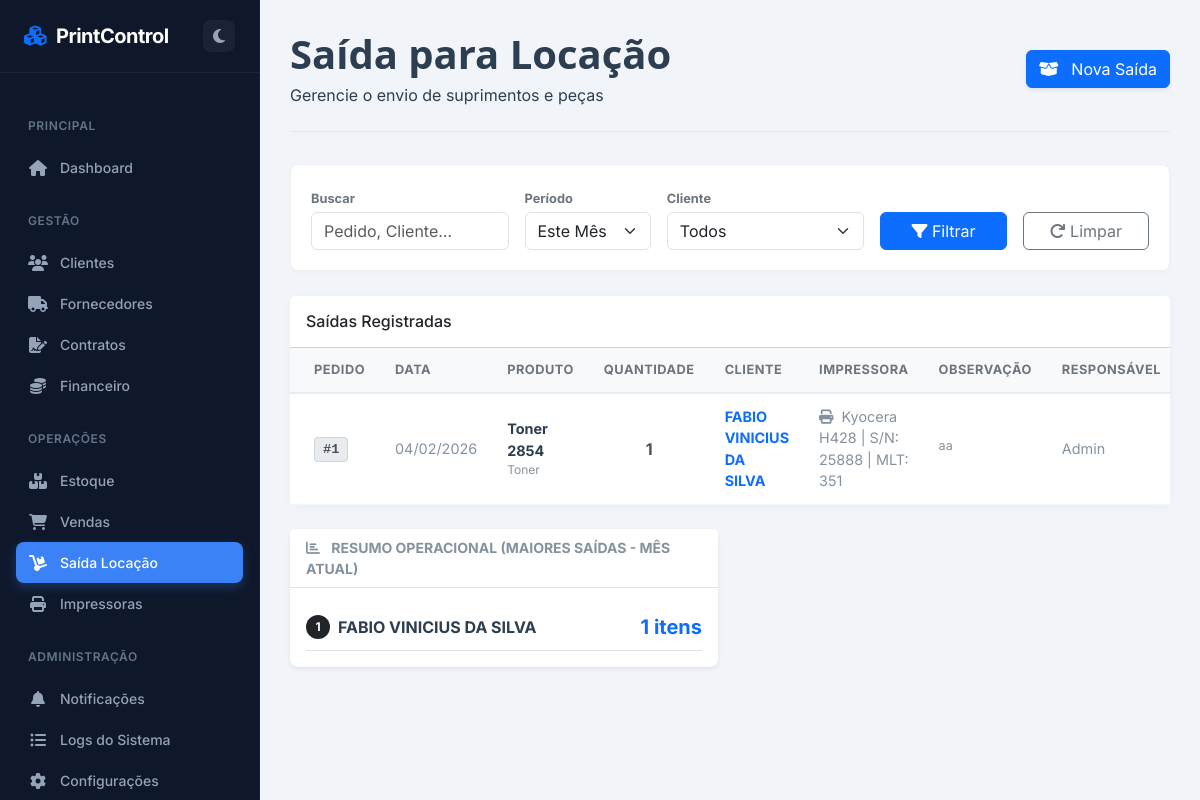
Screenshot of /saida_locacao with the database file from the repository.
### app.py (models this page shows)
class ItemPedido(db.Model):
    id = db.Column(db.Integer, primary_key=True)
    pedido_id = db.Column(db.Integer, db.ForeignKey('pedido_saida.id'), nullable=False)
    produto_id = db.Column(db.Integer, db.ForeignKey('produto.id'), nullable=False)
    quantidade = db.Column(db.Integer, nullable=False)
    produto = db.relationship('Produto')

class PedidoSaida(db.Model):
    id = db.Column(db.Integer, primary_key=True)
    numero_pedido = db.Column(db.Integer, unique=True)
    cliente_id = db.Column(db.Integer, db.ForeignKey('cliente.id'), nullable=False)
    data = db.Column(db.DateTime, default=datetime.now)
    impressora = db.Column(db.String(100))
    observacao = db.Column(db.String(200))
    status = db.Column(db.String(20), default='Ativo')
    justificativa_cancelamento = db.Column(db.String(255))
    cliente = db.relationship('Cliente', backref='pedidos')
    itens = db.relationship('ItemPedido', backref='pedido', cascade="all, delete-orphan")

class Produto(db.Model):
    id = db.Column(db.Integer, primary_key=True)
    nome = db.Column(db.String(100), nullable=False)
    categoria = db.Column(db.String(50))
    marca = db.Column(db.String(50))
    compatibilidade = db.Column(db.String(150))
    quantidade = db.Column(db.Integer, default=0)
    minimo = db.Column(db.Integer, default=5)
    valor_pago = db.Column(db.Float, default=0.0)
    valor_venda = db.Column(db.Float, default=0.0)
    observacao = db.Column(db.String(200))
    ativo = db.Column(db.Boolean, default=True)

class Cliente(db.Model):
    id = db.Column(db.Integer, primary_key=True)
    nome = db.Column(db.String(100), nullable=False)
    tipo_pessoa = db.Column(db.String(20))
    documento = db.Column(db.String(20))
    endereco = db.Column(db.String(200))
    telefone = db.Column(db.String(20))
    email = db.Column(db.String(100))
    data_fechamento = db.Column(db.Integer)
    observacao = db.Column(db.Text)

### app.py (the view)
@app.route('/saida_locacao')
def saida_locacao():
    busca = request.args.get('busca')
    periodo = request.args.get('periodo')
    cliente_id = request.args.get('cliente_id')
    query = PedidoSaida.query
    if busca:
        term = f"%{busca}%"
        query = query.join(Cliente).filter((cast(PedidoSaida.numero_pedido, String).like(term)) | (Cliente.nome.like(term)) | (PedidoSaida.impressora.like(term)))
    if cliente_id and cliente_id != 'Todos': query = query.filter(PedidoSaida.cliente_id == int(cliente_id))
    if periodo == 'mes_passado':
        mes_passado = datetime.now().month - 1
        query = query.filter(extract('month', PedidoSaida.data) == mes_passado)
    elif periodo != 'todos':
        mes_atual = datetime.now().month
        query = query.filter(extract('month', PedidoSaida.data) == mes_atual)
    pedidos = query.order_by(PedidoSaida.data.desc()).all()
    produtos = Produto.query.filter(Produto.quantidade > 0).all()
    clientes = Cliente.query.order_by(Cliente.nome).all()
    mes_atual = datetime.now().month
    top_clientes = db.session.query(Cliente.nome, func.sum(ItemPedido.quantidade).label('total_itens')).join(PedidoSaida, Cliente.pedidos).join(ItemPedido).filter(extract('month', PedidoSaida.data) == mes_atual, PedidoSaida.status == 'Ativo').group_by(Cliente.id).order_by(desc('total_itens')).limit(30).all()
    return render_template('saida_locacao.html', produtos=produtos, clientes=clientes, pedidos=pedidos, top_clientes=top_clientes, hoje=datetime.now())

### app.py (called while the page is built)
@app.context_processor
def utility_processor():
    try:
        config = Configuracao.query.first()
        if not config:
            config = Configuracao()
            db.session.add(config)
            db.session.commit()
        return dict(hoje=datetime.now(), config=config)
    except: return dict(hoje=datetime.now(), config=None)

### templates/saida_locacao.html (shortened to what this page needs)
{% extends "base.html" %}
{% block content %}
<div id="saida-locacao-page" class="page-content active">
    <div class="page-header">
        <div class="d-flex justify-content-between align-items-center">
            <div><h1 class="page-title">Saída para Locação</h1><p class="page-subtitle mb-0">Gerencie o envio de suprimentos e peças</p></div>
            <div>
                <button class="btn btn-primary btn-action shadow-sm" onclick="abrirModalNovaSaida()">
                    <i class="fas fa-box-open me-2"></i> Nova Saída
                </button>
            </div>
        </div>
    </div>
    <div class="filter-bar">
        <form action="{{ url_for('saida_locacao') }}" method="GET">
            <div class="row g-3 align-items-end">
                <div class="col-md-3">
                    <label class="form-label-clean">Buscar</label>
                    <input type="text" class="form-control" placeholder="Pedido, Cliente..." name="busca" value="{{ request.args.get('busca', '') }}">
                </div>
                <div class="col-md-2">
                    <label class="form-label-clean">Período</label>
                    <select class="form-select" name="periodo">
                        <option value="mes_atual" {% if request.args.get('periodo') == 'mes_atual' %}selected{% endif %}>Este Mês</option>
                    </select>
                </div>
                <div class="col-md-3">
                    <label class="form-label-clean">Cliente</label>
                    <select class="form-select" name="cliente_id">
                        <option value="Todos">Todos</option>
                    </select>
                </div>
                <div class="col-md-2"><button type="submit" class="btn btn-primary w-100"><i class="fas fa-filter"></i> Filtrar</button></div>
                <div class="col-md-2"><a href="{{ url_for('saida_locacao') }}" class="btn btn-outline-secondary w-100"><i class="fas fa-redo"></i> Limpar</a></div>
            </div>
        </form>
    </div>
    <div class="card card-table">
        <div class="card-header bg-white py-3"><h5 class="card-title mb-0" style="font-size: 1rem;">Saídas Registradas</h5></div>
        <div class="card-body p-0">
            <div class="table-responsive table-scroll">
                <table class="table table-hover mb-0 align-middle">
                    <thead>
                        <tr>
                            <th class="ps-4">PEDIDO</th>
                            <th>DATA</th>
                            <th>PRODUTO</th>
                            <th class="text-center">QUANTIDADE</th>
                            <th>CLIENTE</th>
                            <th>IMPRESSORA</th>
                            <th>OBSERVAÇÃO</th>
                            <th>RESPONSÁVEL</th>
                        </tr>
                    </thead>
                    <tbody>
                        {% for pedido in pedidos %}
                            {% for item in pedido.itens %}
                            <tr>
                                <td class="ps-4"><span class="badge-pedido">#{{ pedido.numero_pedido }}</span></td>
                                <td class="text-muted">{{ pedido.data.strftime('%d/%m/%Y') }}</td>
                                <td>
                                    <span class="fw-bold text-dark">{{ item.produto.nome }}</span>
                                    <div class="small text-muted" style="font-size: 0.75rem;">{{ item.produto.categoria }}</div>
                                </td>
                                <td class="text-center"><span class="fw-bold fs-6">{{ item.quantidade }}</span></td>
                                <td><div class="fw-bold text-primary">{{ pedido.cliente.nome }}</div></td>
                                <td class="text-muted small">
                                    {% if pedido.impressora %}
                                        <i class="fas fa-print me-1"></i> {{ pedido.impressora }}
                                    {% else %} - {% endif %}
                                </td>
                                <td><span class="d-inline-block text-truncate text-muted small" style="max-width: 150px;">{{ pedido.observacao or '-' }}</span></td>
                                <td class="text-muted small">Admin</td>
                            </tr>
                            {% endfor %}
                        {% else %}
                            <tr><td colspan="9" class="text-center p-5 text-muted">Nenhuma saída registrada neste período.</td></tr>
                        {% endfor %}
                    </tbody>
                </table>
            </div>
        </div>
    </div>
    <div class="row mt-4">
        <div class="col-md-6">
            <div class="card border-0 shadow-sm h-100">
                <div class="card-header bg-white border-bottom fw-bold text-muted small text-uppercase">
                    <i class="fas fa-chart-bar me-2"></i> Resumo Operacional (Maiores Saídas - Mês Atual)
                </div>
                <div class="card-body">
                    {% if top_clientes %}
                        {% for cliente in top_clientes %}
                        <div class="d-flex justify-content-between align-items-center border-bottom py-2">
                            <div class="d-flex align-items-center">
                                <span class="badge bg-dark rounded-circle me-2" style="width:24px;height:24px;display:flex;align-items:center;justify-content:center;">{{ loop.index }}</span>
                                <span class="d-block fw-bold text-dark">{{ cliente.nome }}</span>
                            </div>
                            <div class="fw-bold fs-5 text-primary">{{ cliente.total_itens }} itens</div>
                        </div>
                        {% endfor %}
                    {% else %}
                        <div class="text-center text-muted py-4">Sem dados para este mês.</div>
                    {% endif %}
                </div>
            </div>
        </div>
    </div>
</div>
{% endblock %}

### templates/base.html (style rules this page uses)
:root { --bg-body: #f1f5f9; --text-main: #2c3e50; --text-muted: #85929e; --sidebar-bg: #0f172a; --sidebar-width: 260px; --primary-color: #3b82f6; --card-bg: #ffffff; --border-color: #e2e8f0; --input-bg: #ffffff; --input-border: #cbd5e1; }
body { font-family: 'Inter', sans-serif; background-color: var(--bg-body); color: var(--text-main); transition: background-color 0.3s, color 0.3s; overflow-x: hidden; }
.page-header { padding-bottom: 1.5rem; margin-bottom: 2rem; border-bottom: 1px solid var(--border-color); }
.page-title { font-weight: 700; color: var(--text-main); margin-bottom: 0.25rem; }
.text-dark { color: var(--text-main) !important; }
.text-muted { color: var(--text-muted) !important; }
.card { box-shadow: 0 1px 3px rgba(0,0,0,0.05); border: none; border-radius: 12px; }

### templates/saida_locacao.html (style rules this page uses)
.page-title { color: #2C3E50 !important; font-family: 'Segoe UI', sans-serif; font-weight: 700; margin-bottom: 5px; }
.filter-bar { background-color: white; padding: 20px; border-radius: 8px; margin-bottom: 25px; border: 1px solid #f0f0f0; box-shadow: 0 2px 5px rgba(0,0,0,0.02); }
.card { border: none; box-shadow: 0 2px 8px rgba(0,0,0,0.05); border-radius: 8px; }
.card-table { border: none; box-shadow: 0 2px 10px rgba(0,0,0,0.03); border-radius: 8px; }
.table-scroll { max-height: 500px; overflow-y: auto; }
.table thead th { position: sticky; top: 0; z-index: 2; background-color: #f8f9fa; color: #6c757d; font-weight: 700; font-size: 0.8rem; border-bottom: 2px solid #e9ecef; border-top: none; padding: 12px 15px; text-transform: uppercase; letter-spacing: 0.5px; white-space: nowrap; box-shadow: 0 2px 2px -1px rgba(0,0,0,0.1); }
.table tbody td { vertical-align: middle; color: #495057; font-size: 0.9rem; padding: 12px 15px; border-bottom: 1px solid #f5f5f5; }
.badge-pedido { background-color: #e9ecef; color: #495057; border: 1px solid #ced4da; padding: 4px 8px; border-radius: 4px; font-family: monospace; font-size: 0.85rem; font-weight: 700; }
.form-label-clean { font-size: 0.8rem; font-weight: 700; color: #6c757d; margin-bottom: 4px; }

### rows the page displays
PedidoSaida: numero_pedido "1", data "04/02/2026", impressora "Kyocera H428 | S/N: 25888 | MLT: 351", observacao "aa"
ItemPedido: produto.nome "Toner 2854", produto.categoria "Toner", quantidade "1"
Cliente: cliente.nome "FABIO VINICIUS DA SILVA", nome "FABIO VINICIUS DA SILVA", total_itens "1"
